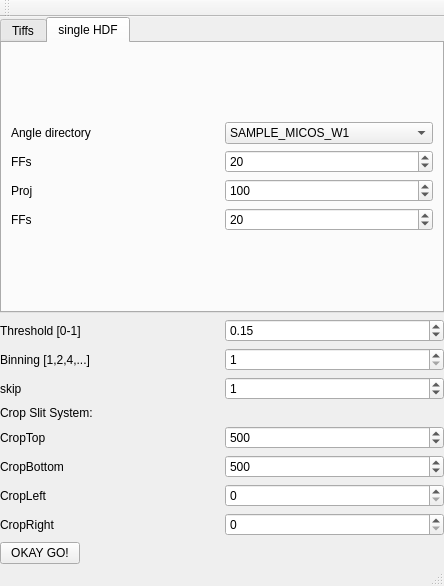
<?xml version="1.0" encoding="UTF-8"?>
<ui version="4.0">
 <class>MainWindow</class>
 <widget class="QMainWindow" name="MainWindow">
  <property name="geometry">
   <rect>
    <x>0</x>
    <y>0</y>
    <width>444</width>
    <height>586</height>
   </rect>
  </property>
  <property name="windowTitle">
   <string>MainWindow</string>
  </property>
  <widget class="QWidget" name="centralwidget">
   <layout class="QFormLayout" name="formLayout">
    <property name="horizontalSpacing">
     <number>6</number>
    </property>
    <property name="leftMargin">
     <number>0</number>
    </property>
    <property name="topMargin">
     <number>0</number>
    </property>
    <property name="rightMargin">
     <number>0</number>
    </property>
    <property name="bottomMargin">
     <number>0</number>
    </property>
    <item row="4" column="0">
     <widget class="QPushButton" name="pushButton">
      <property name="text">
       <string>OKAY GO!</string>
      </property>
     </widget>
    </item>
    <item row="0" column="0" colspan="2">
     <layout class="QGridLayout" name="gridLayout_8">
      <property name="sizeConstraint">
       <enum>QLayout::SetDefaultConstraint</enum>
      </property>
      <property name="spacing">
       <number>0</number>
      </property>
      <item row="0" column="0">
       <widget class="QTabWidget" name="tabWidget">
        <property name="sizePolicy">
         <sizepolicy hsizetype="Expanding" vsizetype="Expanding">
          <horstretch>1</horstretch>
          <verstretch>1</verstretch>
         </sizepolicy>
        </property>
        <property name="minimumSize">
         <size>
          <width>144</width>
          <height>0</height>
         </size>
        </property>
        <property name="maximumSize">
         <size>
          <width>16777215</width>
          <height>16777215</height>
         </size>
        </property>
        <property name="currentIndex">
         <number>1</number>
        </property>
        <widget class="QWidget" name="tab_tiff">
         <property name="sizePolicy">
          <sizepolicy hsizetype="Expanding" vsizetype="Expanding">
           <horstretch>1</horstretch>
           <verstretch>1</verstretch>
          </sizepolicy>
         </property>
         <attribute name="title">
          <string>Tiffs</string>
         </attribute>
         <layout class="QGridLayout" name="gridLayout_7">
          <item row="0" column="0">
           <layout class="QGridLayout" name="gridLayout" rowstretch="1,1,1,1" columnstretch="1,1">
            <item row="0" column="1">
             <widget class="QSpinBox" name="startNumberProj">
              <property name="sizePolicy">
               <sizepolicy hsizetype="MinimumExpanding" vsizetype="Fixed">
                <horstretch>0</horstretch>
                <verstretch>0</verstretch>
               </sizepolicy>
              </property>
              <property name="maximum">
               <number>100000</number>
              </property>
              <property name="value">
               <number>4</number>
              </property>
             </widget>
            </item>
            <item row="2" column="1">
             <widget class="QSpinBox" name="startNumberFFs">
              <property name="sizePolicy">
               <sizepolicy hsizetype="Expanding" vsizetype="Fixed">
                <horstretch>0</horstretch>
                <verstretch>0</verstretch>
               </sizepolicy>
              </property>
              <property name="maximum">
               <number>100000</number>
              </property>
              <property name="value">
               <number>1</number>
              </property>
             </widget>
            </item>
            <item row="0" column="0">
             <widget class="QLabel" name="label">
              <property name="text">
               <string>First Projection</string>
              </property>
             </widget>
            </item>
            <item row="1" column="1">
             <widget class="QSpinBox" name="numberProj">
              <property name="sizePolicy">
               <sizepolicy hsizetype="Expanding" vsizetype="Fixed">
                <horstretch>0</horstretch>
                <verstretch>0</verstretch>
               </sizepolicy>
              </property>
              <property name="maximum">
               <number>1000000</number>
              </property>
              <property name="value">
               <number>121</number>
              </property>
             </widget>
            </item>
            <item row="2" column="0">
             <widget class="QLabel" name="label_3">
              <property name="text">
               <string>First FF</string>
              </property>
             </widget>
            </item>
            <item row="1" column="0">
             <widget class="QLabel" name="label_2">
              <property name="text">
               <string>Number of Projections</string>
              </property>
             </widget>
            </item>
            <item row="3" column="0">
             <widget class="QLabel" name="label_4">
              <property name="text">
               <string>Number of FFs</string>
              </property>
             </widget>
            </item>
            <item row="3" column="1">
             <widget class="QSpinBox" name="numberFFs">
              <property name="sizePolicy">
               <sizepolicy hsizetype="Expanding" vsizetype="Fixed">
                <horstretch>0</horstretch>
                <verstretch>0</verstretch>
               </sizepolicy>
              </property>
              <property name="maximum">
               <number>100000</number>
              </property>
              <property name="value">
               <number>3</number>
              </property>
             </widget>
            </item>
           </layout>
          </item>
         </layout>
        </widget>
        <widget class="QWidget" name="tab_hdf">
         <property name="sizePolicy">
          <sizepolicy hsizetype="Expanding" vsizetype="Expanding">
           <horstretch>1</horstretch>
           <verstretch>1</verstretch>
          </sizepolicy>
         </property>
         <attribute name="title">
          <string>single HDF</string>
         </attribute>
         <layout class="QGridLayout" name="gridLayout_5">
          <item row="0" column="0">
           <layout class="QGridLayout" name="gridLayout_4" rowstretch="1,1,1,0" columnstretch="1,1">
            <item row="3" column="0">
             <widget class="QLabel" name="label_15">
              <property name="text">
               <string>FFs</string>
              </property>
             </widget>
            </item>
            <item row="2" column="1">
             <widget class="QSpinBox" name="HDF_Proj">
              <property name="maximum">
               <number>99999</number>
              </property>
              <property name="value">
               <number>100</number>
              </property>
             </widget>
            </item>
            <item row="3" column="1">
             <widget class="QSpinBox" name="HDF_FF2">
              <property name="maximum">
               <number>99999</number>
              </property>
              <property name="value">
               <number>20</number>
              </property>
             </widget>
            </item>
            <item row="1" column="1">
             <widget class="QSpinBox" name="HDF_FF1">
              <property name="maximum">
               <number>99999</number>
              </property>
              <property name="value">
               <number>20</number>
              </property>
             </widget>
            </item>
            <item row="2" column="0">
             <widget class="QLabel" name="label_14">
              <property name="text">
               <string>Proj</string>
              </property>
             </widget>
            </item>
            <item row="1" column="0">
             <widget class="QLabel" name="label_13">
              <property name="text">
               <string>FFs</string>
              </property>
             </widget>
            </item>
            <item row="0" column="0">
             <widget class="QLabel" name="label_16">
              <property name="text">
               <string>Angle directory</string>
              </property>
             </widget>
            </item>
            <item row="0" column="1">
             <widget class="QComboBox" name="angle_directory_combobox">
              <item>
               <property name="text">
                <string>SAMPLE_MICOS_W1</string>
               </property>
              </item>
              <item>
               <property name="text">
                <string>SAMPLE_MICOS_W2</string>
               </property>
              </item>
              <item>
               <property name="text">
                <string>SAMPLE_W</string>
               </property>
              </item>
              <item>
               <property name="text">
                <string>SAMPLE_HUBER_W</string>
               </property>
              </item>
              <item>
               <property name="text">
                <string>AEROTECH_W</string>
               </property>
              </item>
             </widget>
            </item>
           </layout>
          </item>
         </layout>
        </widget>
       </widget>
      </item>
     </layout>
    </item>
    <item row="2" column="0" colspan="2">
     <layout class="QGridLayout" name="gridLayout_2" rowstretch="1,1,1" columnstretch="1,1">
      <item row="0" column="0">
       <widget class="QLabel" name="label_5">
        <property name="text">
         <string>Threshold [0-1]</string>
        </property>
       </widget>
      </item>
      <item row="0" column="1">
       <widget class="QDoubleSpinBox" name="Threshold">
        <property name="maximum">
         <double>1.000000000000000</double>
        </property>
        <property name="singleStep">
         <double>0.050000000000000</double>
        </property>
        <property name="value">
         <double>0.150000000000000</double>
        </property>
       </widget>
      </item>
      <item row="1" column="0">
       <widget class="QLabel" name="label_6">
        <property name="text">
         <string>Binning [1,2,4,...]</string>
        </property>
       </widget>
      </item>
      <item row="1" column="1">
       <widget class="QSpinBox" name="Binning">
        <property name="minimum">
         <number>1</number>
        </property>
       </widget>
      </item>
      <item row="2" column="0">
       <widget class="QLabel" name="label_12">
        <property name="text">
         <string>skip</string>
        </property>
       </widget>
      </item>
      <item row="2" column="1">
       <widget class="QSpinBox" name="skip">
        <property name="maximum">
         <number>10000</number>
        </property>
        <property name="value">
         <number>1</number>
        </property>
       </widget>
      </item>
     </layout>
    </item>
    <item row="3" column="0" colspan="2">
     <layout class="QGridLayout" name="gridLayout_3" columnstretch="0,0">
      <item row="3" column="0">
       <widget class="QLabel" name="label_8">
        <property name="text">
         <string>CropBottom</string>
        </property>
       </widget>
      </item>
      <item row="2" column="0">
       <widget class="QLabel" name="label_7">
        <property name="text">
         <string>CropTop</string>
        </property>
       </widget>
      </item>
      <item row="4" column="1">
       <widget class="QSpinBox" name="CropLeft">
        <property name="maximum">
         <number>10000</number>
        </property>
        <property name="value">
         <number>0</number>
        </property>
       </widget>
      </item>
      <item row="4" column="0">
       <widget class="QLabel" name="label_9">
        <property name="text">
         <string>CropLeft</string>
        </property>
       </widget>
      </item>
      <item row="5" column="1">
       <widget class="QSpinBox" name="CropRight">
        <property name="maximum">
         <number>10000</number>
        </property>
        <property name="value">
         <number>0</number>
        </property>
       </widget>
      </item>
      <item row="3" column="1">
       <widget class="QSpinBox" name="CropBottom">
        <property name="maximum">
         <number>10000</number>
        </property>
        <property name="value">
         <number>500</number>
        </property>
       </widget>
      </item>
      <item row="2" column="1">
       <widget class="QSpinBox" name="CropTop">
        <property name="maximum">
         <number>10000</number>
        </property>
        <property name="value">
         <number>500</number>
        </property>
       </widget>
      </item>
      <item row="5" column="0">
       <widget class="QLabel" name="label_10">
        <property name="text">
         <string>CropRight</string>
        </property>
       </widget>
      </item>
      <item row="1" column="0">
       <widget class="QLabel" name="label_11">
        <property name="text">
         <string>Crop Slit System:</string>
        </property>
       </widget>
      </item>
     </layout>
    </item>
   </layout>
  </widget>
  <widget class="QMenuBar" name="menubar">
   <property name="geometry">
    <rect>
     <x>0</x>
     <y>0</y>
     <width>444</width>
     <height>23</height>
    </rect>
   </property>
  </widget>
  <widget class="QStatusBar" name="statusbar"/>
  <widget class="QToolBar" name="toolBar">
   <property name="windowTitle">
    <string>toolBar</string>
   </property>
   <attribute name="toolBarArea">
    <enum>TopToolBarArea</enum>
   </attribute>
   <attribute name="toolBarBreak">
    <bool>false</bool>
   </attribute>
  </widget>
 </widget>
 <resources/>
 <connections/>
</ui>
